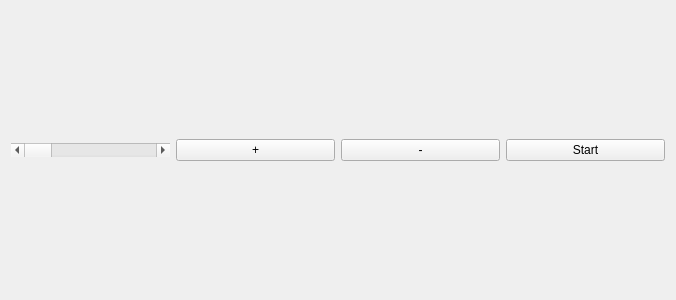
<?xml version="1.0" encoding="UTF-8"?>
<ui version="4.0">
 <class>Form</class>
 <widget class="QWidget" name="Form">
  <property name="geometry">
   <rect>
    <x>0</x>
    <y>0</y>
    <width>676</width>
    <height>300</height>
   </rect>
  </property>
  <property name="windowTitle">
   <string>Form</string>
  </property>
  <layout class="QHBoxLayout" name="horizontalLayout">
   <item>
    <widget class="QScrollBar" name="horizontalScrollBar">
     <property name="orientation">
      <enum>Qt::Horizontal</enum>
     </property>
    </widget>
   </item>
   <item>
    <widget class="QPushButton" name="pushButton">
     <property name="text">
      <string>+</string>
     </property>
    </widget>
   </item>
   <item>
    <widget class="QPushButton" name="pushButton_2">
     <property name="text">
      <string>-</string>
     </property>
    </widget>
   </item>
   <item>
    <widget class="QPushButton" name="pushButton_3">
     <property name="text">
      <string>Start</string>
     </property>
    </widget>
   </item>
  </layout>
 </widget>
 <resources/>
 <connections/>
</ui>
